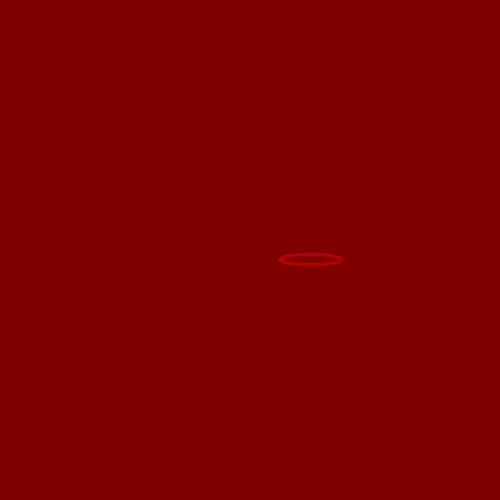
Frame 1 (no input)
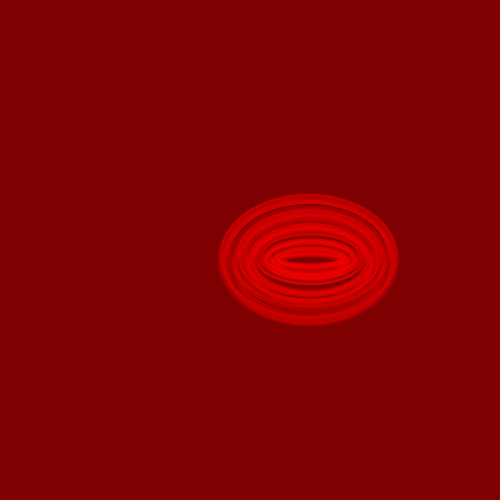
Frame 60 (the mouse pressed at the canvas centre just before this capture)
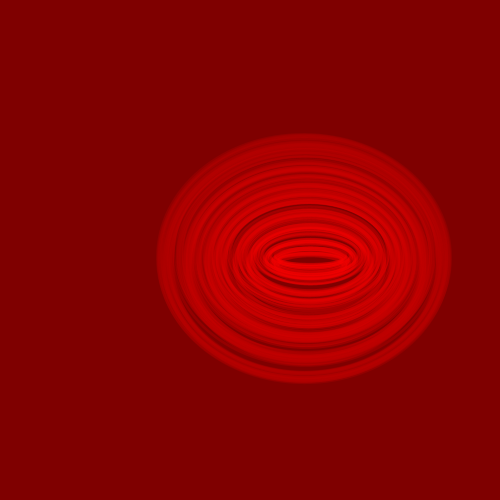
Frame 120 (the mouse held since frame 60 and released just before this capture)

The Processing sketch that drew these frames (run headless with seeded random() and noise(); from frame 60 on, the mouse is pressed at the canvas centre):

// Processing sketch: processing_160341
// ── processing_160341.pde

PVector center;
float size = 1.2;
float step = 2;
float xOff = 0.0;
float yOff = 0.0;
float noiseX, noiseY;
void setup () {
  colorMode(HSB, 60, 100, 100);
  size (500, 500);
  background(120,100,50,50);
  center = new PVector(width/2, height/2);
  smooth();
  
}
void draw () {

  if (size % 2 > 1) 
  {
    xOff = xOff + 0.001;
    yOff = yOff + 0.51;
    noiseX = noise(xOff) * 100;
    noiseY = noise(yOff) * 20;
    strokeWeight(noise(yOff) * 7);
  } else
  {
    xOff = xOff + 0.001;
    yOff = yOff + 0.91;
    noiseX = noise(xOff) * 20;
    noiseY = noise(yOff) * 100;
    strokeWeight(noise(yOff) * 7);
   
  }


  

  noFill();
  float colX = map(size, 0, width, 0, 60);
  stroke(180-colX, 100, 100-colX, 100-colX/2);
  rectMode(CENTER);
  ellipse(center.x +noiseX, center.y+noiseY, size+noiseX, size+noiseY);
  size = size + step;
  if (size > width+400)
  {
    size = 0;
    background(60,100,50,50);
  }
}
